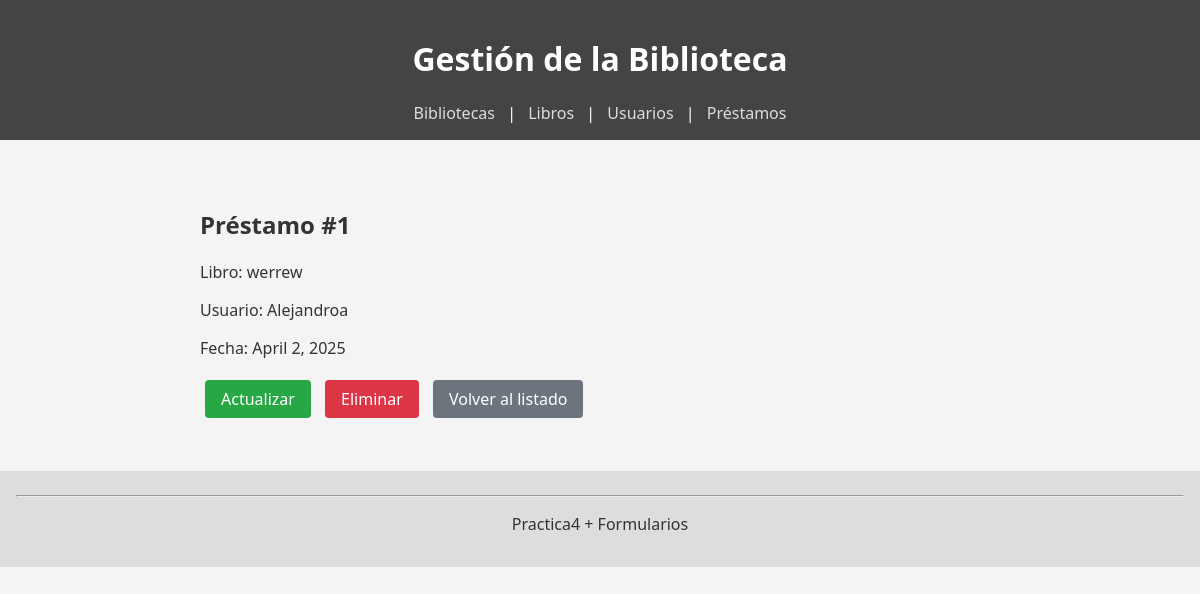
Page /practica4Formularios/prestamos/1/ on the committed database.
### practica4Formularios/models.py (models this page shows, shortened)
class Prestamo(models.Model):
    libro = models.ForeignKey(Libro, on_delete=models.CASCADE, related_name='prestamos')
    usuario = models.ForeignKey(Usuario, on_delete=models.CASCADE, related_name='prestamos')
    fecha = models.DateField(auto_now_add=True)
    return_date = models.DateField(null=True, blank=True)  # Ahora es opcional

class Libro(models.Model):
    titulo = models.CharField(max_length=100)
    autor = models.CharField(max_length=100)
    biblioteca = models.ForeignKey(Biblioteca, on_delete=models.CASCADE, related_name='libros')

class Usuario(models.Model):
    nombre = models.CharField(max_length=100)
    email = models.EmailField()
    libros = models.ManyToManyField(Libro, through='Prestamo', related_name='usuarios')

### practica4Formularios/views.py (the view)
# urls.py: path('prestamos/<int:prestamo_id>/', views.detalle_prestamo, name='detalle_prestamo'),
def detalle_prestamo(request, prestamo_id):
    prestamo = get_object_or_404(Prestamo, id=prestamo_id)
    return render(request, 'prestamo_detalle.html', {'prestamo': prestamo})

### practica4Formularios/templates/prestamo_detalle.html (shortened to what this page needs)
{% extends "base.html" %}
{% block content %}
    <h2>Préstamo #{{ prestamo.id }}</h2>
    <p>Libro: {{ prestamo.libro.titulo }}</p>
    <p>Usuario: {{ prestamo.usuario.nombre }}</p>
    <p>Fecha: {{ prestamo.fecha }}</p>
    <a href="{% url 'actualizar_prestamo' prestamo.id %}" class="btn-action">Actualizar</a>
    <a href="{% url 'eliminar_prestamo' prestamo.id %}" class="btn-delete">Eliminar</a>
    <a href="{% url 'lista_prestamos' %}" class="btn-cancel">Volver al listado</a>
{% endblock %}

### practica4Formularios/static/css/style.css (style rules this page uses)
body { margin: 0; padding: 0; font-family: "Segoe UI", Tahoma, Geneva, Verdana, sans-serif; background: #f4f4f4; color: #333; }
.btn-action { display: inline-block; margin: 5px; padding: 8px 16px; background-color: #28a745; color: #fff; text-decoration: none; border-radius: 4px; transition: background-color 0.2s; }
.btn-delete { display: inline-block; margin: 5px; padding: 8px 16px; background-color: #dc3545; color: #fff; text-decoration: none; border-radius: 4px; transition: background-color 0.2s; }
.btn-cancel { display: inline-block; margin: 5px; padding: 8px 16px; background-color: #6c757d; color: #fff; text-decoration: none; border-radius: 4px; transition: background-color 0.2s; }

### rows in the picture
Prestamo: id "1", libro.titulo "werrew", usuario.nombre "Alejandroa", fecha "April 2, 2025"
